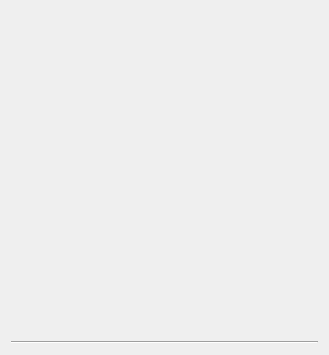
<?xml version="1.0" encoding="UTF-8"?>
<ui version="4.0">
 <class>Wizard_rectype</class>
 <widget class="QWizardPage" name="Wizard_rectype">
  <property name="geometry">
   <rect>
    <x>0</x>
    <y>0</y>
    <width>329</width>
    <height>355</height>
   </rect>
  </property>
  <property name="windowTitle">
   <string>WizardPage</string>
  </property>
  <layout class="QVBoxLayout" name="verticalLayout">
   <item>
    <widget class="QLabel" name="label_help">
     <property name="text">
      <string/>
     </property>
     <property name="textFormat">
      <enum>Qt::RichText</enum>
     </property>
     <property name="wordWrap">
      <bool>true</bool>
     </property>
     <property name="openExternalLinks">
      <bool>true</bool>
     </property>
    </widget>
   </item>
   <item>
    <widget class="Line" name="line">
     <property name="orientation">
      <enum>Qt::Horizontal</enum>
     </property>
    </widget>
   </item>
   <item>
    <layout class="QVBoxLayout" name="layout"/>
   </item>
  </layout>
 </widget>
 <resources/>
 <connections/>
</ui>
